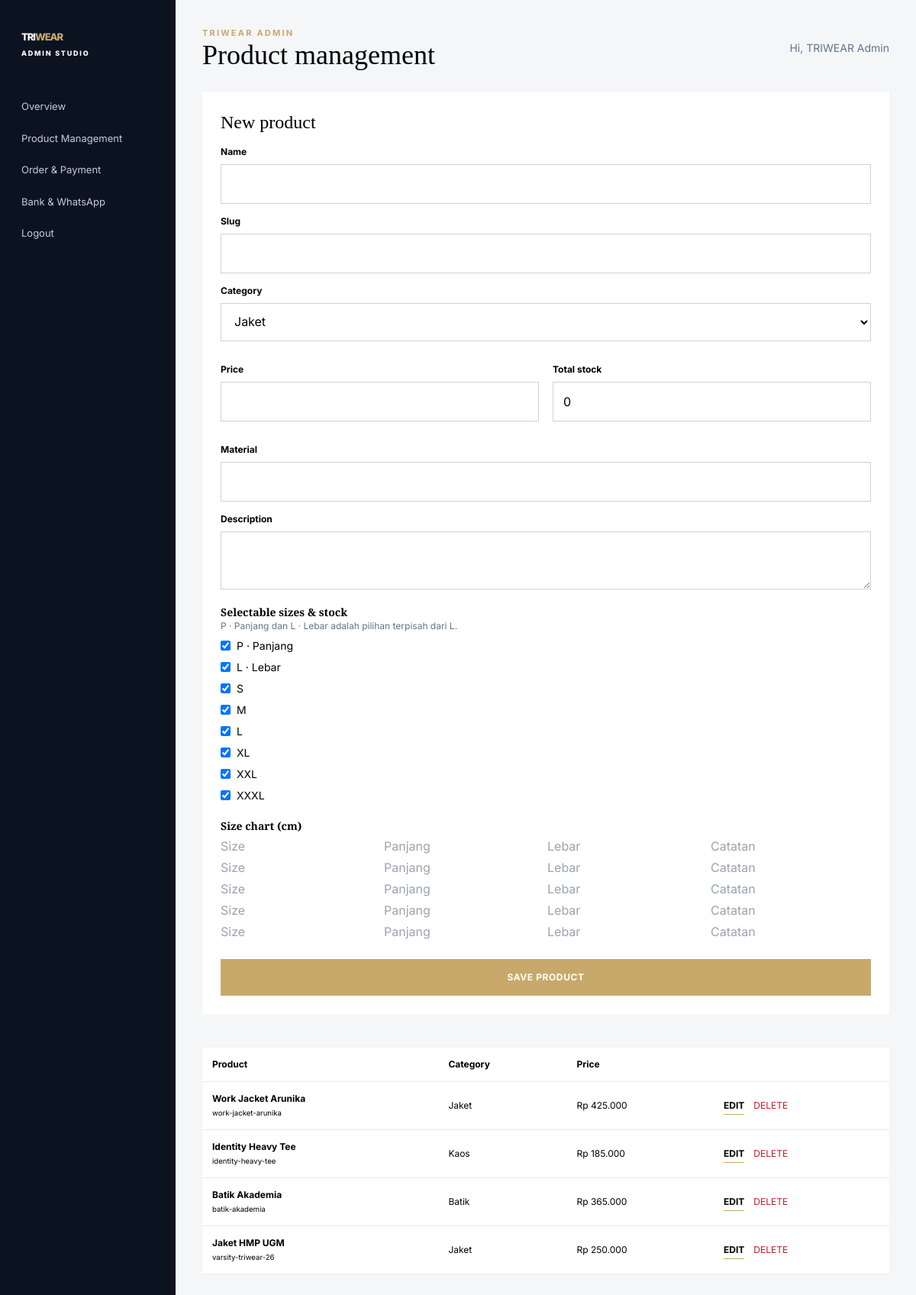
The page /admin/products.php (signed in) on the database as committed earlier.
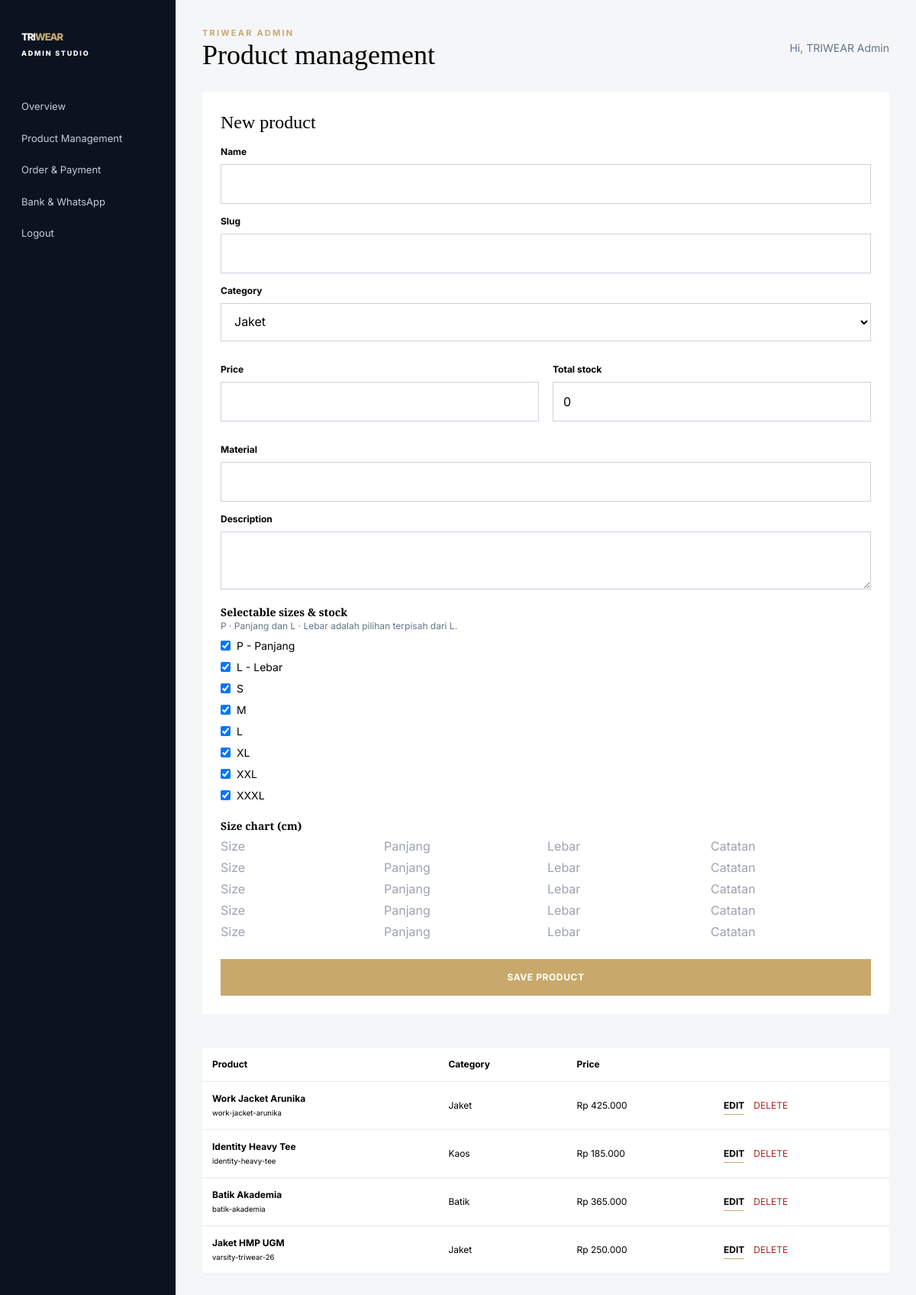
The same page on the database as committed later.
### tables this page shows
CREATE TABLE sizes (id INT AUTO_INCREMENT PRIMARY KEY, code VARCHAR(30) NOT NULL UNIQUE, display_name VARCHAR(80) NOT NULL, sort_order INT NOT NULL);

CREATE TABLE products (id INT AUTO_INCREMENT PRIMARY KEY, category_id INT NOT NULL, name VARCHAR(180) NOT NULL, slug VARCHAR(190) NOT NULL UNIQUE, description TEXT, material VARCHAR(160), price DECIMAL(14,2) NOT NULL, stock INT NOT NULL DEFAULT 0, is_featured TINYINT(1) DEFAULT 0, created_at TIMESTAMP DEFAULT CURRENT_TIMESTAMP, FOREIGN KEY(category_id) REFERENCES categories(id));

CREATE TABLE categories (id INT AUTO_INCREMENT PRIMARY KEY, slug VARCHAR(50) NOT NULL UNIQUE, name VARCHAR(80) NOT NULL, description TEXT, image_url VARCHAR(500));

### config.php (called while the page is built, shortened)
<?php
function env_value(string $key, string $default = ''): string {
    static $values = null;
    if ($values === null) {
        $values = [];
    }
    return $values[$key] ?? getenv($key) ?: $default;
}
function e(?string $value): string { return htmlspecialchars($value ?? '', ENT_QUOTES, 'UTF-8'); }
function url(string $path = ''): string {
    $base = rtrim(env_value('APP_URL', ''), '/');
    return $base . '/' . ltrim($path, '/');
}
function money(float $amount): string { return 'Rp ' . number_format($amount, 0, ',', '.'); }

### admin/products.php (the view)
<?php require_once __DIR__.'/../config.php';require_admin();$pdo=db();if($_SERVER['REQUEST_METHOD']==='POST'){verify_csrf();$act=$_POST['action']??'';if($act==='save'){ $id=(int)($_POST['id']??0);$data=[trim($_POST['name']),trim($_POST['slug']),trim($_POST['description']),trim($_POST['material']),(float)$_POST['price'],(int)$_POST['stock'],(int)$_POST['category_id']];if($id)$pdo->prepare('UPDATE products SET name=?,slug=?,description=?,material=?,price=?,stock=?,category_id=? WHERE id=?')->execute([...$data,$id]);else{$pdo->prepare('INSERT INTO products(name,slug,description,material,price,stock,category_id) VALUES(?,?,?,?,?,?,?)')->execute($data);$id=(int)$pdo->lastInsertId();foreach($pdo->query('SELECT id FROM sizes') as $s)$pdo->prepare('INSERT INTO product_sizes(product_id,size_id,stock) VALUES(?,?,?)')->execute([$id,$s['id'],(int)$_POST['stock']]);}$pdo->prepare('DELETE FROM product_sizes WHERE product_id=?')->execute([$id]);foreach($_POST['sizes']??[] as $sid=>$stock)$pdo->prepare('INSERT INTO product_sizes(product_id,size_id,stock) VALUES(?,?,?)')->execute([$id,(int)$sid,(int)$stock]);$pdo->prepare('DELETE FROM product_size_chart WHERE product_id=?')->execute([$id]);foreach($_POST['chart_label']??[] as $i=>$label)if(trim($label)!=='')$pdo->prepare('INSERT INTO product_size_chart(product_id,label,length_cm,width_cm,notes,sort_order) VALUES(?,?,?,?,?,?)')->execute([$id,trim($label),$_POST['chart_length'][$i]?:null,$_POST['chart_width'][$i]?:null,trim($_POST['chart_notes'][$i]),$i]);flash('success','Produk, ukuran, dan size chart disimpan.');redirect('admin/products.php');}if($act==='delete'){$pdo->prepare('DELETE FROM products WHERE id=?')->execute([(int)$_POST['id']]);flash('success','Produk dihapus.');redirect('admin/products.php');}}$categories=$pdo->query('SELECT * FROM categories')->fetchAll();$allSizes=$pdo->query('SELECT * FROM sizes ORDER BY sort_order')->fetchAll();$edit=null;$selected=[];$chart=[];if(isset($_GET['edit'])){$st=$pdo->prepare('SELECT * FROM products WHERE id=?');$st->execute([(int)$_GET['edit']]);$edit=$st->fetch();$q=$pdo->prepare('SELECT * FROM product_sizes WHERE product_id=?');$q->execute([$edit['id']]);foreach($q as $r)$selected[$r['size_id']]=$r['stock'];$q=$pdo->prepare('SELECT * FROM product_size_chart WHERE product_id=? ORDER BY sort_order');$q->execute([$edit['id']]);$chart=$q->fetchAll();}$products=$pdo->query('SELECT p.*,c.name category FROM products p JOIN categories c ON c.id=p.category_id ORDER BY p.id DESC')->fetchAll();$adminTitle='Product management';require __DIR__.'/_header.php';?><div class="grid xl:grid-cols-[1fr_1.4fr] gap-6"><form class="bg-white p-6" method="post"><input type="hidden" name="csrf" value="<?=csrf_token()?>"><input type="hidden" name="action" value="save"><input type="hidden" name="id" value="<?=$edit['id']??''?>"><h2 class="serif text-2xl"><?=$edit?'Edit':'New'?> product</h2><div class="field"><label>Name</label><input required name="name" value="<?=e($edit['name']??'')?>"></div><div class="field"><label>Slug</label><input required name="slug" value="<?=e($edit['slug']??'')?>"></div><div class="field"><label>Category</label><select name="category_id"><?php foreach($categories as $c):?><option value="<?=$c['id']?>" <?=($edit['category_id']??0)==$c['id']?'selected':''?>><?=e($c['name'])?></option><?php endforeach;?></select></div><div class="two-col"><div class="field"><label>Price</label><input type="number" required name="price" value="<?=e((string)($edit['price']??''))?>"></div><div class="field"><label>Total stock</label><input type="number" required name="stock" value="<?=e((string)($edit['stock']??0))?>"></div></div><div class="field"><label>Material</label><input name="material" value="<?=e($edit['material']??'')?>"></div><div class="field"><label>Description</label><textarea name="description"><?=e($edit['description']??'')?></textarea></div><h3 class="font-bold text-sm mt-5">Selectable sizes & stock</h3><p class="text-xs text-slate-500">P · Panjang dan L · Lebar adalah pilihan terpisah dari L.</p><?php foreach($allSizes as $s):?><label class="flex gap-2 items-center text-sm mt-2"><input type="checkbox" name="sizes[<?=$s['id']?>]" value="<?=e((string)($selected[$s['id']]??10))?>" <?=(!$edit||isset($selected[$s['id']]))?'checked':''?> onchange="this.value=this.checked?10:0"> <?=e($s['display_name'])?></label><?php endforeach;?><h3 class="font-bold text-sm mt-5">Size chart (cm)</h3><?php for($i=0;$i<5;$i++):$r=$chart[$i]??[];?><div class="grid grid-cols-4 gap-1 mt-1"><input name="chart_label[]" placeholder="Size" value="<?=e($r['label']??'')?>"><input name="chart_length[]" placeholder="Panjang" value="<?=e((string)($r['length_cm']??''))?>"><input name="chart_width[]" placeholder="Lebar" value="<?=e((string)($r['width_cm']??''))?>"><input name="chart_notes[]" placeholder="Catatan" value="<?=e($r['notes']??'')?>"></div><?php endfor;?><button class="btn gold w-full mt-6">SAVE PRODUCT</button></form><div><table class="data-table"><tr><th>Product</th><th>Category</th><th>Price</th><th></th></tr><?php foreach($products as $p):?><tr><td><b><?=e($p['name'])?></b><br><small><?=e($p['slug'])?></small></td><td><?=e($p['category'])?></td><td><?=money((float)$p['price'])?></td><td><a class="text-link" href="?edit=<?=$p['id']?>">EDIT</a><form method="post" class="inline ml-3"><input type="hidden" name="csrf" value="<?=csrf_token()?>"><input type="hidden" name="action" value="delete"><input type="hidden" name="id" value="<?=$p['id']?>"><button class="text-red-700 text-xs" onclick="return confirm('Hapus produk?')">DELETE</button></form></td></tr><?php endforeach;?></table></div></div><?php require __DIR__.'/_footer.php'; ?>

### admin/_header.php
<?php require_once __DIR__.'/../config.php';require_admin();$adminTitle=$adminTitle??'Dashboard';?><!doctype html><html lang="id"><head><meta charset="utf-8"><meta name="viewport" content="width=device-width,initial-scale=1"><title><?=e($adminTitle)?> — TRIWEAR Admin</title><script src="https://cdn.tailwindcss.com"></script><link href="https://fonts.googleapis.com/css2?family=Inter:wght@400;600;700&family=Playfair+Display:wght@600;700&display=swap" rel="stylesheet"><link rel="stylesheet" href="<?=url('assets/css/style.css')?>"></head><body><div class="admin-shell"><aside class="admin-side"><a class="brand" href="<?=url('admin/index.php')?>">TRI<span>WEAR</span><small class="block text-[9px] tracking-[.2em] mt-1">ADMIN STUDIO</small></a><div class="mt-8"><a href="<?=url('admin/index.php')?>">Overview</a><a href="<?=url('admin/products.php')?>">Product Management</a><a href="<?=url('admin/orders.php')?>">Order & Payment</a><a href="<?=url('admin/settings.php')?>">Bank & WhatsApp</a><a href="<?=url('admin/logout.php')?>">Logout</a></div></aside><main class="admin-main"><div class="flex justify-between items-center mb-7"><div><div class="eyebrow">TRIWEAR ADMIN</div><h1 class="serif text-4xl m-0"><?=e($adminTitle)?></h1></div><span class="text-sm text-slate-500">Hi, <?=e($_SESSION['admin_name']??'Admin')?></span></div><?php if($msg=flash('success')):?><div class="bg-green-50 text-green-800 p-3 text-sm mb-4"><?=e($msg)?></div><?php endif;?>

### admin/_footer.php
</main></div></body></html>

### assets/css/style.css (style rules this page uses)
:root { --navy:#101b35;--ink:#0b1220;--gold:#c8a96b;--paper:#f5f6f8 }
* { box-sizing:border-box }
html { scroll-behavior:smooth }
body { font-family:Inter,sans-serif;margin:0 }
h1,h2,h3,.serif { font-family:'Playfair Display',serif }
.brand { color:var(--navy);font-size:22px;font-weight:800;letter-spacing:-.08em;text-decoration:none }
.brand span { color:var(--gold) }
.eyebrow { font-size:11px;letter-spacing:.2em;color:var(--gold);font-weight:bold }
.btn { display:inline-flex;align-items:center;justify-content:center;gap:8px;background:var(--navy);color:#fff;border:1px solid var(--navy);padding:14px 21px;text-decoration:none;font-size:12px;font-weight:700;letter-spacing:.05em;cursor:pointer;transition:.25s }
.btn.gold { background:var(--gold);border-color:var(--gold) }
.text-link { color:inherit;text-decoration:none;font-size:12px;font-weight:700;border-bottom:1px solid var(--gold);padding-bottom:4px }
.field { display:grid;gap:7px;margin:14px 0 }
.field label { font-size:12px;font-weight:700 }
.field input,.field textarea,.field select { padding:13px;border:1px solid #ccd2dd;font:inherit;background:#fff }
.two-col { display:grid;grid-template-columns:1fr 1fr;gap:18px }
.admin-shell { display:grid;grid-template-columns:230px 1fr;min-height:100vh }
.admin-side { background:var(--ink);padding:28px;color:#fff }
.admin-side .brand { color:#fff }
.admin-side a { display:block;color:#c6ccda;text-decoration:none;padding:11px 0;font-size:13px }
.admin-main { padding:35px;background:#f5f6f8 }
.data-table { width:100%;background:#fff;border-collapse:collapse;margin-top:20px }
.data-table th,.data-table td { padding:13px;text-align:left;border-bottom:1px solid #e7e9ed;font-size:12px }

Rows that differ between the two databases and show on the page:
changed sizes: display_name "P · Panjang" → "P - Panjang"
changed sizes: display_name "L · Lebar" → "L - Lebar"
